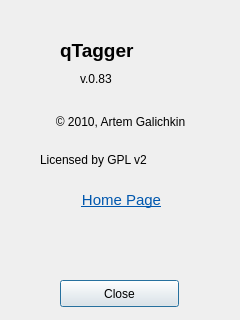
<?xml version="1.0" encoding="UTF-8"?>
<ui version="4.0">
 <class>aboutdialog</class>
 <widget class="QDialog" name="aboutdialog">
  <property name="geometry">
   <rect>
    <x>0</x>
    <y>0</y>
    <width>240</width>
    <height>320</height>
   </rect>
  </property>
  <property name="windowTitle">
   <string>About qTagger</string>
  </property>
  <widget class="QLabel" name="label">
   <property name="geometry">
    <rect>
     <x>60</x>
     <y>30</y>
     <width>91</width>
     <height>41</height>
    </rect>
   </property>
   <property name="text">
    <string>&lt;!DOCTYPE HTML PUBLIC &quot;-//W3C//DTD HTML 4.0//EN&quot; &quot;http://www.w3.org/TR/REC-html40/strict.dtd&quot;&gt;
&lt;html&gt;&lt;head&gt;&lt;meta name=&quot;qrichtext&quot; content=&quot;1&quot; /&gt;&lt;style type=&quot;text/css&quot;&gt;
p, li { white-space: pre-wrap; }
&lt;/style&gt;&lt;/head&gt;&lt;body style=&quot; font-family:'Droid Serif'; font-size:11pt; font-weight:400; font-style:normal;&quot;&gt;
&lt;table border=&quot;0&quot; style=&quot;-qt-table-type: root; margin-top:4px; margin-bottom:4px; margin-left:4px; margin-right:4px;&quot;&gt;
&lt;tr&gt;
&lt;td style=&quot;border: none;&quot;&gt;
&lt;p style=&quot; margin-top:0px; margin-bottom:0px; margin-left:0px; margin-right:0px; -qt-block-indent:0; text-indent:0px;&quot;&gt;&lt;span style=&quot; font-size:14pt; font-weight:600;&quot;&gt;qTagger&lt;/span&gt;&lt;/p&gt;&lt;/td&gt;&lt;/tr&gt;&lt;/table&gt;&lt;/body&gt;&lt;/html&gt;</string>
   </property>
  </widget>
  <widget class="QLabel" name="label_2">
   <property name="geometry">
    <rect>
     <x>80</x>
     <y>70</y>
     <width>72</width>
     <height>18</height>
    </rect>
   </property>
   <property name="text">
    <string>v.0.83</string>
   </property>
  </widget>
  <widget class="QPushButton" name="butClose">
   <property name="geometry">
    <rect>
     <x>60</x>
     <y>280</y>
     <width>119</width>
     <height>27</height>
    </rect>
   </property>
   <property name="acceptDrops">
    <bool>true</bool>
   </property>
   <property name="text">
    <string>Close</string>
   </property>
  </widget>
  <widget class="QLabel" name="labLicence">
   <property name="geometry">
    <rect>
     <x>40</x>
     <y>150</y>
     <width>161</width>
     <height>20</height>
    </rect>
   </property>
   <property name="text">
    <string>Licensed by GPL v2</string>
   </property>
  </widget>
  <widget class="QLabel" name="labCopyright">
   <property name="geometry">
    <rect>
     <x>20</x>
     <y>107</y>
     <width>201</width>
     <height>31</height>
    </rect>
   </property>
   <property name="text">
    <string>&amp;copy; 2010, Artem Galichkin</string>
   </property>
   <property name="textFormat">
    <enum>Qt::RichText</enum>
   </property>
   <property name="alignment">
    <set>Qt::AlignCenter</set>
   </property>
   <property name="wordWrap">
    <bool>true</bool>
   </property>
  </widget>
  <widget class="QLabel" name="labHomeUrl">
   <property name="geometry">
    <rect>
     <x>31</x>
     <y>190</y>
     <width>181</width>
     <height>20</height>
    </rect>
   </property>
   <property name="text">
    <string>&lt;!DOCTYPE HTML PUBLIC &quot;-//W3C//DTD HTML 4.0//EN&quot; &quot;http://www.w3.org/TR/REC-html40/strict.dtd&quot;&gt;
&lt;html&gt;&lt;head&gt;&lt;meta name=&quot;qrichtext&quot; content=&quot;1&quot; /&gt;&lt;style type=&quot;text/css&quot;&gt;
p, li { white-space: pre-wrap; }
&lt;/style&gt;&lt;/head&gt;&lt;body style=&quot; font-family:'Droid Serif'; font-size:11pt; font-weight:400; font-style:normal;&quot;&gt;
&lt;table style=&quot;-qt-table-type: root; margin-top:4px; margin-bottom:4px; margin-left:4px; margin-right:4px;&quot;&gt;
&lt;tr&gt;
&lt;td style=&quot;border: none;&quot;&gt;
&lt;p align=&quot;center&quot; style=&quot; margin-top:0px; margin-bottom:0px; margin-left:0px; margin-right:0px; -qt-block-indent:0; text-indent:0px;&quot;&gt;&lt;a href=&quot;http://qtagger.googlecode.com&quot;&gt;&lt;span style=&quot; text-decoration: underline; color:#0057ae;&quot;&gt;Home Page&lt;/span&gt;&lt;/a&gt;&lt;/p&gt;&lt;/td&gt;&lt;/tr&gt;&lt;/table&gt;&lt;/body&gt;&lt;/html&gt;</string>
   </property>
   <property name="textFormat">
    <enum>Qt::RichText</enum>
   </property>
   <property name="alignment">
    <set>Qt::AlignCenter</set>
   </property>
   <property name="openExternalLinks">
    <bool>true</bool>
   </property>
  </widget>
 </widget>
 <resources/>
 <connections/>
</ui>
